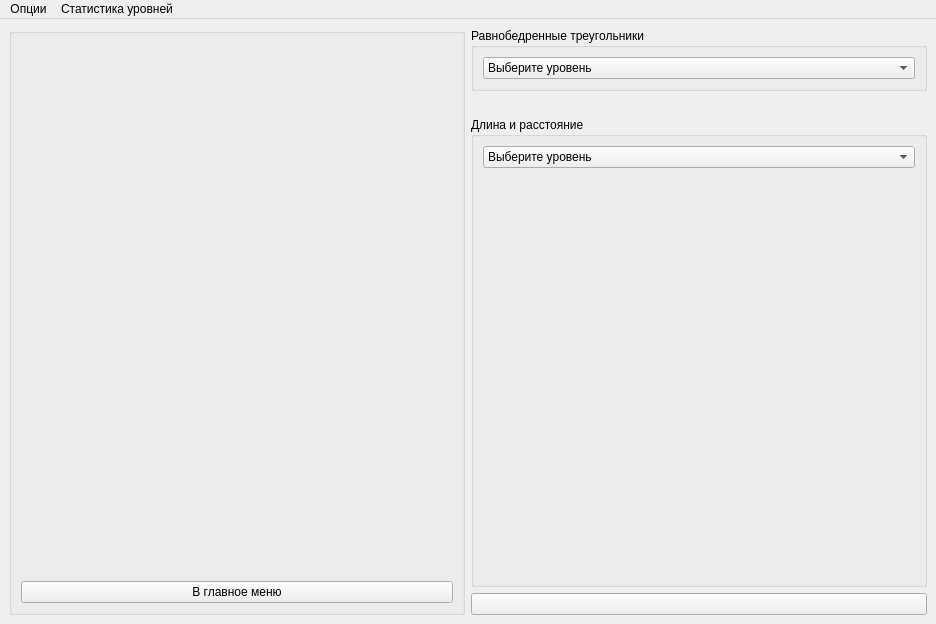
<?xml version="1.0" encoding="UTF-8"?>
<ui version="4.0">
 <class>Matrix</class>
 <widget class="QMainWindow" name="Matrix">
  <property name="geometry">
   <rect>
    <x>0</x>
    <y>0</y>
    <width>936</width>
    <height>624</height>
   </rect>
  </property>
  <property name="windowTitle">
   <string>MainWindow</string>
  </property>
  <widget class="QWidget" name="centralwidget">
   <property name="minimumSize">
    <size>
     <width>640</width>
     <height>429</height>
    </size>
   </property>
   <layout class="QHBoxLayout" name="horizontalLayout">
    <item>
     <layout class="QVBoxLayout" name="verticalLayout">
      <item>
       <widget class="QGroupBox" name="groupBox">
        <property name="title">
         <string/>
        </property>
        <layout class="QGridLayout" name="gridLayout_2">
         <item row="1" column="0">
          <spacer name="verticalSpacer_2">
           <property name="orientation">
            <enum>Qt::Vertical</enum>
           </property>
           <property name="sizeType">
            <enum>QSizePolicy::Fixed</enum>
           </property>
           <property name="sizeHint" stdset="0">
            <size>
             <width>13</width>
             <height>5</height>
            </size>
           </property>
          </spacer>
         </item>
         <item row="4" column="0">
          <layout class="QVBoxLayout" name="tooltipLayout">
           <property name="sizeConstraint">
            <enum>QLayout::SetFixedSize</enum>
           </property>
           <item alignment="Qt::AlignHCenter">
            <widget class="QLabel" name="tooltip">
             <property name="text">
              <string/>
             </property>
            </widget>
           </item>
          </layout>
         </item>
         <item row="8" column="0">
          <layout class="QVBoxLayout" name="verticalLayout_2">
           <item>
            <widget class="QPushButton" name="menuButton">
             <property name="text">
              <string>В главное меню</string>
             </property>
            </widget>
           </item>
          </layout>
         </item>
         <item row="0" column="0">
          <layout class="QVBoxLayout" name="hintLayout">
           <item>
            <widget class="QLabel" name="hintLabel">
             <property name="text">
              <string/>
             </property>
            </widget>
           </item>
          </layout>
         </item>
         <item row="3" column="0">
          <spacer name="verticalSpacer">
           <property name="orientation">
            <enum>Qt::Vertical</enum>
           </property>
           <property name="sizeType">
            <enum>QSizePolicy::Fixed</enum>
           </property>
           <property name="sizeHint" stdset="0">
            <size>
             <width>13</width>
             <height>5</height>
            </size>
           </property>
          </spacer>
         </item>
         <item row="2" column="0">
          <layout class="QVBoxLayout" name="viewLayout">
           <property name="spacing">
            <number>0</number>
           </property>
           <property name="sizeConstraint">
            <enum>QLayout::SetMaximumSize</enum>
           </property>
          </layout>
         </item>
         <item row="7" column="0">
          <spacer name="verticalSpacer_3">
           <property name="orientation">
            <enum>Qt::Vertical</enum>
           </property>
           <property name="sizeType">
            <enum>QSizePolicy::Fixed</enum>
           </property>
           <property name="sizeHint" stdset="0">
            <size>
             <width>13</width>
             <height>5</height>
            </size>
           </property>
          </spacer>
         </item>
        </layout>
       </widget>
      </item>
     </layout>
    </item>
    <item>
     <layout class="QVBoxLayout" name="levelsLayout">
      <item>
       <widget class="QGroupBox" name="triangleGroupBox">
        <property name="title">
         <string>Равнобедренные треугольники</string>
        </property>
        <layout class="QVBoxLayout" name="verticalLayout_7">
         <item>
          <widget class="QComboBox" name="levelTianglesComboBox">
           <property name="currentText">
            <string>Выберите уровень</string>
           </property>
           <item>
            <property name="text">
             <string>Выберите уровень</string>
            </property>
           </item>
           <item>
            <property name="text">
             <string>Уровень 1</string>
            </property>
           </item>
           <item>
            <property name="text">
             <string>Уровень 2</string>
            </property>
           </item>
           <item>
            <property name="text">
             <string>Уровень 3</string>
            </property>
           </item>
          </widget>
         </item>
        </layout>
       </widget>
      </item>
      <item>
       <spacer name="verticalSpacer_4">
        <property name="orientation">
         <enum>Qt::Vertical</enum>
        </property>
        <property name="sizeType">
         <enum>QSizePolicy::Fixed</enum>
        </property>
        <property name="sizeHint" stdset="0">
         <size>
          <width>20</width>
          <height>20</height>
         </size>
        </property>
       </spacer>
      </item>
      <item>
       <widget class="QGroupBox" name="lengthAndDistanceGroupBox">
        <property name="title">
         <string>Длина и расстояние</string>
        </property>
        <layout class="QVBoxLayout" name="levelPrymaeLayout">
         <item>
          <widget class="QComboBox" name="levelLengthAndDistanceComboBox">
           <item>
            <property name="text">
             <string>Выберите уровень</string>
            </property>
           </item>
           <item>
            <property name="text">
             <string>Уровень 1</string>
            </property>
           </item>
           <item>
            <property name="text">
             <string>Уровень 2</string>
            </property>
           </item>
           <item>
            <property name="text">
             <string>Уровень 3</string>
            </property>
           </item>
          </widget>
         </item>
         <item>
          <spacer name="verticalSpacer_5">
           <property name="orientation">
            <enum>Qt::Vertical</enum>
           </property>
           <property name="sizeHint" stdset="0">
            <size>
             <width>20</width>
             <height>40</height>
            </size>
           </property>
          </spacer>
         </item>
        </layout>
       </widget>
      </item>
      <item>
       <widget class="QPushButton" name="levelButton">
        <property name="text">
         <string/>
        </property>
       </widget>
      </item>
     </layout>
    </item>
   </layout>
  </widget>
  <widget class="QMenuBar" name="menuBar">
   <property name="geometry">
    <rect>
     <x>0</x>
     <y>0</y>
     <width>936</width>
     <height>26</height>
    </rect>
   </property>
   <widget class="QMenu" name="menuOptions">
    <property name="title">
     <string>Опции</string>
    </property>
    <addaction name="actionHowToPlay"/>
    <addaction name="actionAbout"/>
    <addaction name="actionExit"/>
   </widget>
   <widget class="QMenu" name="menu">
    <property name="title">
     <string>Статистика уровней</string>
    </property>
    <addaction name="actionLevelsStatistics"/>
    <addaction name="actionClearStatistics"/>
   </widget>
   <addaction name="menuOptions"/>
   <addaction name="menu"/>
  </widget>
  <action name="actionHowToPlay">
   <property name="text">
    <string>Как играть</string>
   </property>
  </action>
  <action name="actionAbout">
   <property name="text">
    <string>О создателе</string>
   </property>
  </action>
  <action name="actionExit">
   <property name="text">
    <string>Выйти</string>
   </property>
  </action>
  <action name="actionLevelsStatistics">
   <property name="text">
    <string>Пройденные</string>
   </property>
  </action>
  <action name="actionClearStatistics">
   <property name="text">
    <string>Очистить статистику</string>
   </property>
  </action>
 </widget>
 <resources/>
 <connections/>
</ui>
